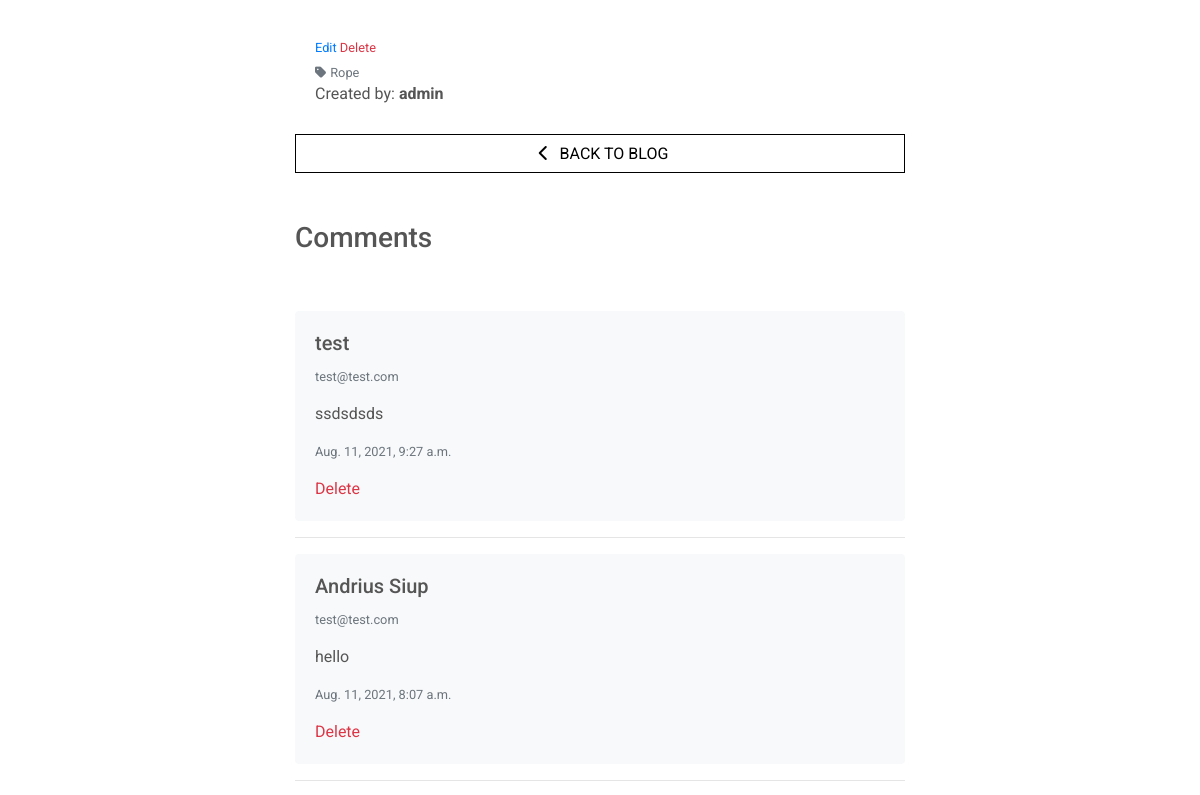
Before: /blog/15/ (signed in, middle part) with the older database file.
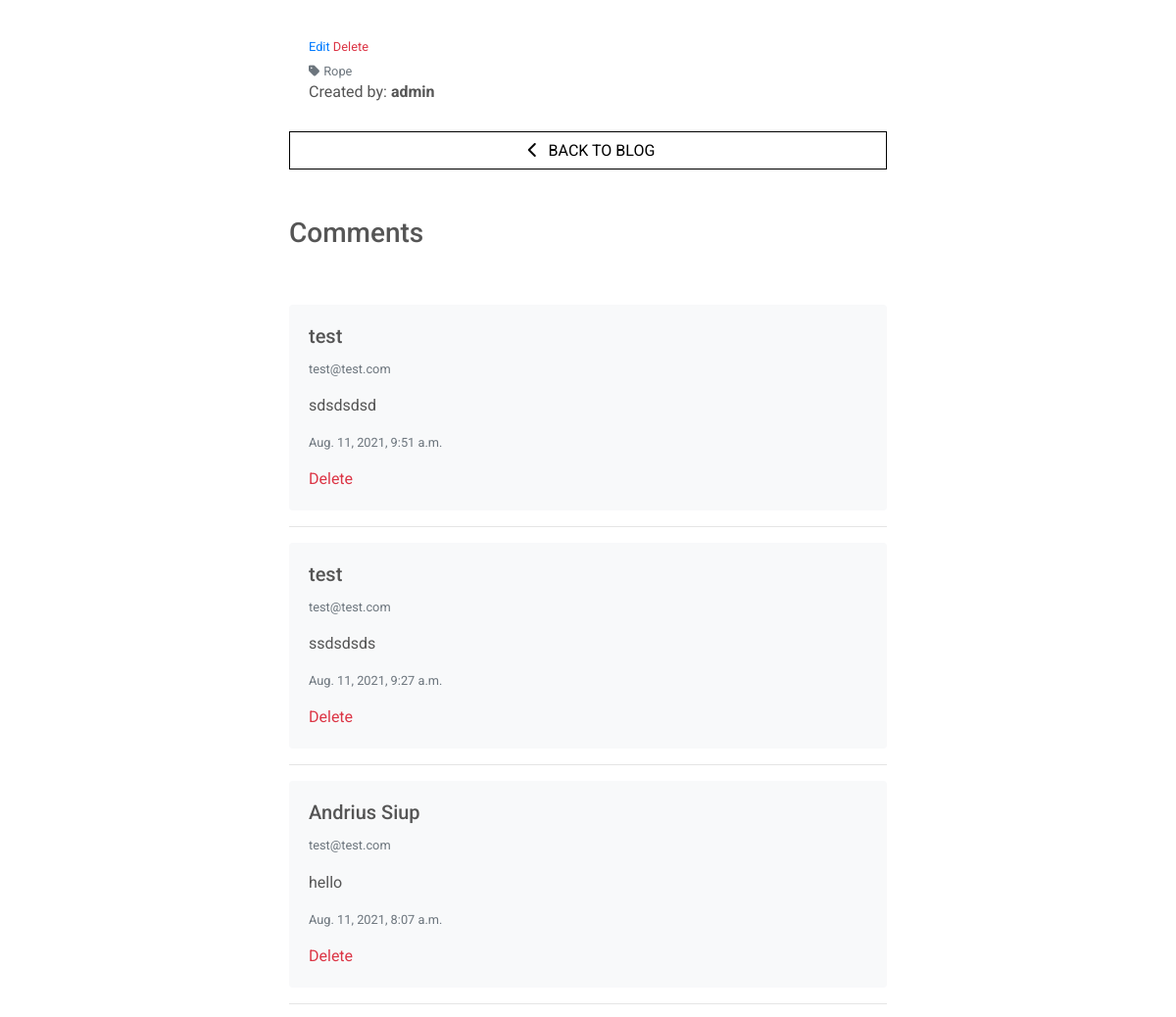
After: the same page with the newer database file.
### blog/models.py (models this page shows, shortened)
class BlogPostComment(models.Model):
    post = models.ForeignKey(Post, on_delete=models.CASCADE, related_name='comments')
    name = models.CharField(max_length=80)
    email = models.EmailField()
    content = models.TextField()
    date = models.DateTimeField(auto_now=True)
    class Meta:
        ordering = ['-date']

### blog/views.py (the view)
# urls.py: path('<int:post_id>/', views.blog_post_detail, name='blog_post_detail'),
@login_required
def blog_post_detail(request, post_id):
    global post
    post = get_object_or_404(Post, pk=post_id)
    form = BlogPostCommentForm()
    comments = BlogPostComment.objects.filter(post=post)
    template = 'blog/blog-post-detail.html'
    context = {
        'post': post,
        'form': form,
        'comments': comments,
        'template': template,
        'page_title': 'Post Detail',
    }
    return render(request, template, context)

### bag/contexts.py (called while the page is built, shortened)
def bag_contents(request):
    bag_items = []
    total = 0
    product_count = 0
    bag = request.session.get('bag', {})
    if total < settings.FREE_DELIVERY_THRESHOLD:
        delivery = total * Decimal(settings.STANDARD_DELIVERY_PERCENTAGE/100)
        free_delivery_delta = settings.FREE_DELIVERY_THRESHOLD - total
    else:
        delivery = 0
        free_delivery_delta = 0
    grand_total = delivery + total
    context = {
        'bag_items': bag_items,
        'total': total,
        'product_count': product_count,
        'delivery': delivery,
        'free_delivery_delta': free_delivery_delta,
        'free_delivery_threshold': settings.FREE_DELIVERY_THRESHOLD,
        'grand_total': grand_total,
    }
    return context

### blog/models.py (called while the page is built)
    def __str__(self):
        return self.name

### blog/templates/blog/blog-post-detail.html (shortened to what this page needs)
{% extends "base.html" %}
{% load static %}
{% block content %}
    <div class="container post-detail-container">
        <div class="row">
            <div class="col-12 col-md-10 offset-md-1 col-lg-8 offset-lg-2 col-xl-8 offset-xl-2">
                <div class="card h-100 border-0">
                    <div class="card-body">
                        <div class="row">
                            <div class="col-12">
                            </div>
                        </div>
                    </div>
                    <div class="card-footer bg-white pt-0 border-0 text-left">
                        {% if request.user.is_superuser %}
                            <small class="">
                                <a href="{% url 'edit_blog_post' post.id %}">Edit</a>
                                <a class="text-danger" href="{% url 'delete_blog_post' post.id %}">Delete</a>
                            </small>
                        {% endif %}
                        {% if post.category %}
                            <p class="small mt-1 mb-0">
                                <a href="{% url 'posts' %}?category={{ post.category.name }}" class="text-muted">
                                    <i class="fas fa-tag mr-1"></i>{{ post.category.friendly_name }}
                                </a>
                            </p>
                        {% endif %}
                        <p>Created by: <strong>{{ post.created_by }}</strong></p>
                    </div>
                    <a href="{% url 'posts' %}" class="btn btn-outline-black rounded-0">
                        <span class="icon">
                            <i class="fas fa-chevron-left"></i>
                        </span>
                        <span class="text-uppercase">Back to Blog</span>
                    </a>
                </div>
            </div>
        </div>
        <div class="row">
            <div class="col-12 col-md-10 offset-md-1 col-lg-8 offset-lg-2 col-xl-8 offset-xl-2">
                <h3 class="mt-5">Comments</h3>
            </div>
        </div>
        <div class="row">
            <div class="col-12 col-md-10 offset-md-1 col-lg-8 offset-lg-2 col-xl-8 offset-xl-2 mt-5">
                {% if comments %}
                    {% for comment in comments %}
                        <div class="card border-0 bg-light">
                            <div class="card-body">
                                <h5 class="card-title">{{ comment.name }}</h5>
                                <p class="text-muted small">{{ comment.email }}</p>
                                <p class="card-text">{{ comment.content }}</p>
                                <p class="text-muted small">{{ comment.date }}</p>
                                {% if request.user.is_superuser %}
                                <a class="text-danger" href="{% url 'delete_post_comment' comment.id %}">Delete</a>
                                {% endif %}
                            </div>
                        </div>
                        <hr>
                    {% endfor %}
                {% else %}
                    <p class="text-muted pl-3">No comments</p>
                {% endif %}
            </div>
        </div>
    </div>
{% endblock %}

Changed rows visible on the page:
added BlogPostComment: name "test", email "test@test.com", content "sdsdsdsd", date "Aug. 11, 2021, 9:51 a.m."
